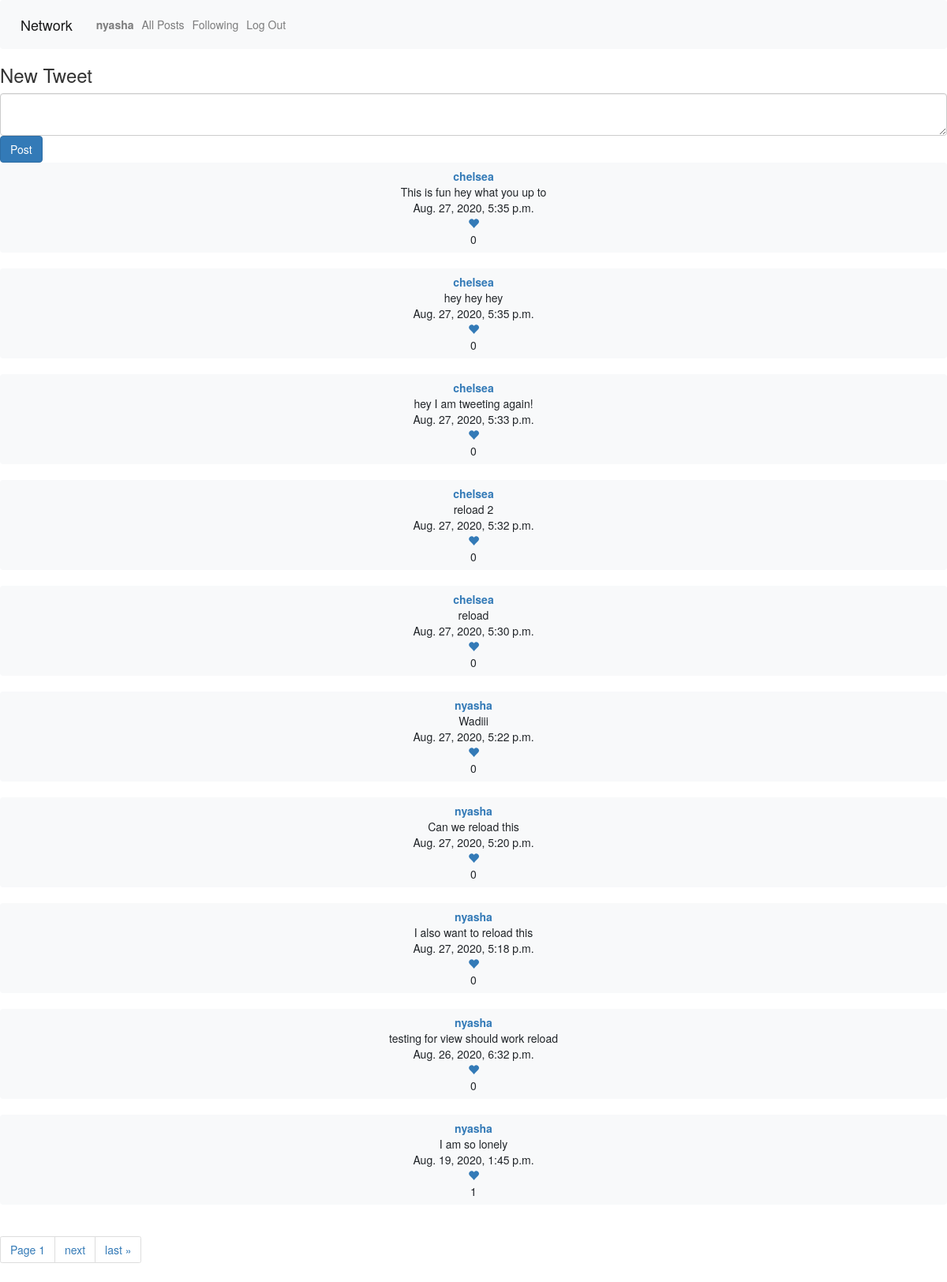
The app's page / (signed in) with its own data.
### network/models.py (models this page shows, shortened)
class User(AbstractUser):
    def serialize(self):
        return{
            "id": self.id,
            "username":self.username,
            "tweets": [{"id":tweets.id,"body": tweets.body, "time": tweets.timestamp} for tweets in self.tweets.order_by("-timestamp").all()],
            "following":[user.following_user_id.id for user in self.following.all()],
            "followers":[user.user_id.id for user in self.followers.all()]
        }

class Tweet(models.Model):
    user = models.ForeignKey(User, related_name="tweets", on_delete=models.CASCADE)
    body = models.TextField(blank=True)
    timestamp = models.DateTimeField(auto_now_add=True)

### network/views.py (the view, shortened to what this page needs)
# urls.py: path("", views.index, name="index"),
def index(request):
    if request.user.is_authenticated:
        tweets = Tweet.objects.all()
        tweets = tweets.order_by("-timestamp").all()
        paginator = Paginator(tweets, 10)
        page_number = request.GET.get('page')
        tweets_obj = paginator.get_page(page_number)
        return render(request, 'network/logged.html', {'tweets_obj': tweets_obj})

### network/templates/network/logged.html (shortened to what this page needs)
{% extends "network/layout.html" %}
{% load static %}
{% block body %}
<div id="compose-view">
    <h3>New Tweet</h3>
    <form id="compose-form">
        <textarea class="form-control" id="compose-body" placeholder=""></textarea>
        <input type="submit" class="btn btn-primary" value="Post"/>
    </form>
</div>
<div id="all_tweets_view">
<div id="all_tweets_list">
{% for tweet in tweets_obj %}
<button class="tweet btn btn-light bd btn-block"><a href="{% url 'user_profile' tweet.user.id %}"><b>{{tweet.user.username}}</b></a><br>{{tweet.body}}<br>{{tweet.timestamp}}<br><form class="like_form"><a href="#" type="submit" class="like" data-id={{tweet.id}}><span class="glyphicon glyphicon-heart"></span></a><div class="like_count">{{tweet.likes.count}}</div></form></button><br>
{% endfor %}
</div>
<div class="pagination_view">
    <span class="step-links">
        <ul class="pagination">
        <li class="page-item"><a class="page-link"><span class="current">Page {{ tweets_obj.number }}</span></a></li>
        {% if tweets_obj.has_next %}
            <li class="page-item"><a class="page-link" href="?page={{ tweets_obj.next_page_number }}">next</a></li>
            <li class="page-item"><a class="page-link" href="?page={{ tweets_obj.paginator.num_pages }}">last &raquo;</a></li>
        {% endif %}
        </ul>
    </span>
</div>
</div>
{% endblock %}

### network/templates/network/layout.html (shortened to what this page needs)
{% load static %}
<!DOCTYPE html>
<html lang="en">
    <head>
        <link rel="stylesheet" href="https://stackpath.bootstrapcdn.com/bootstrap/4.4.1/css/bootstrap.min.css">
        <link href="{% static 'network/styles.css' %}" rel="stylesheet">
        <link rel="stylesheet" href="https://maxcdn.bootstrapcdn.com/bootstrap/3.4.0/css/bootstrap.min.css">
    </head>
    <body>
        <nav class="navbar navbar-expand-lg navbar-light bg-light">
            <a class="navbar-brand" href="#">Network</a>
            <div>
              <ul class="navbar-nav mr-auto">
                {% if user.is_authenticated %}
                    <li class="nav-item">
                        <a  class="nav-link" href="{% url 'user_profile' request.user.id %}"><strong>{{ user.username }}</strong></a>
                    </li>
                {% endif %}
                <li class="nav-item">
                  <a id ="all_posts" class="nav-link" href="{% url 'index' %}">All Posts</a>
                </li>
                {% if user.is_authenticated %}
                    <li class="nav-item">
                        <a id ="following" class="nav-link" href="{% url 'followingbox'%}">Following</a>
                    </li>
                    <li class="nav-item">
                        <a class="nav-link" href="{% url 'logout' %}">Log Out</a>
                    </li>
                {% endif %}
              </ul>
            </div>
          </nav>
        <div class="body">
            {% block body %}
            {% endblock %}
        </div>
    </body>
</html>

### network/static/network/styles.css (style rules this page uses)
.bd { border-color:gray; }

### records on screen
User: username "nyasha"
Tweet: user.username "chelsea", body "This is fun hey what you up to", timestamp "Aug. 27, 2020, 5:35 p.m.", likes.count "0"
Tweet: user.username "chelsea", body "hey hey hey", timestamp "Aug. 27, 2020, 5:35 p.m.", likes.count "0"
Tweet: user.username "chelsea", body "hey I am tweeting again!", timestamp "Aug. 27, 2020, 5:33 p.m.", likes.count "0"
Tweet: user.username "chelsea", body "reload 2", timestamp "Aug. 27, 2020, 5:32 p.m.", likes.count "0"
Tweet: user.username "chelsea", body "reload", timestamp "Aug. 27, 2020, 5:30 p.m.", likes.count "0"
Tweet: user.username "nyasha", body "Wadiii", timestamp "Aug. 27, 2020, 5:22 p.m.", likes.count "0"
Tweet: user.username "nyasha", body "Can we reload this", timestamp "Aug. 27, 2020, 5:20 p.m.", likes.count "0"
Tweet: user.username "nyasha", body "I also want to reload this", timestamp "Aug. 27, 2020, 5:18 p.m.", likes.count "0"
Tweet: user.username "nyasha", body "testing for view should work reload", timestamp "Aug. 26, 2020, 6:32 p.m.", likes.count "0"
Tweet: user.username "nyasha", body "I am so lonely", timestamp "Aug. 19, 2020, 1:45 p.m.", likes.count "1"

### other values on screen
{{ tweets_obj.number }} "1"
